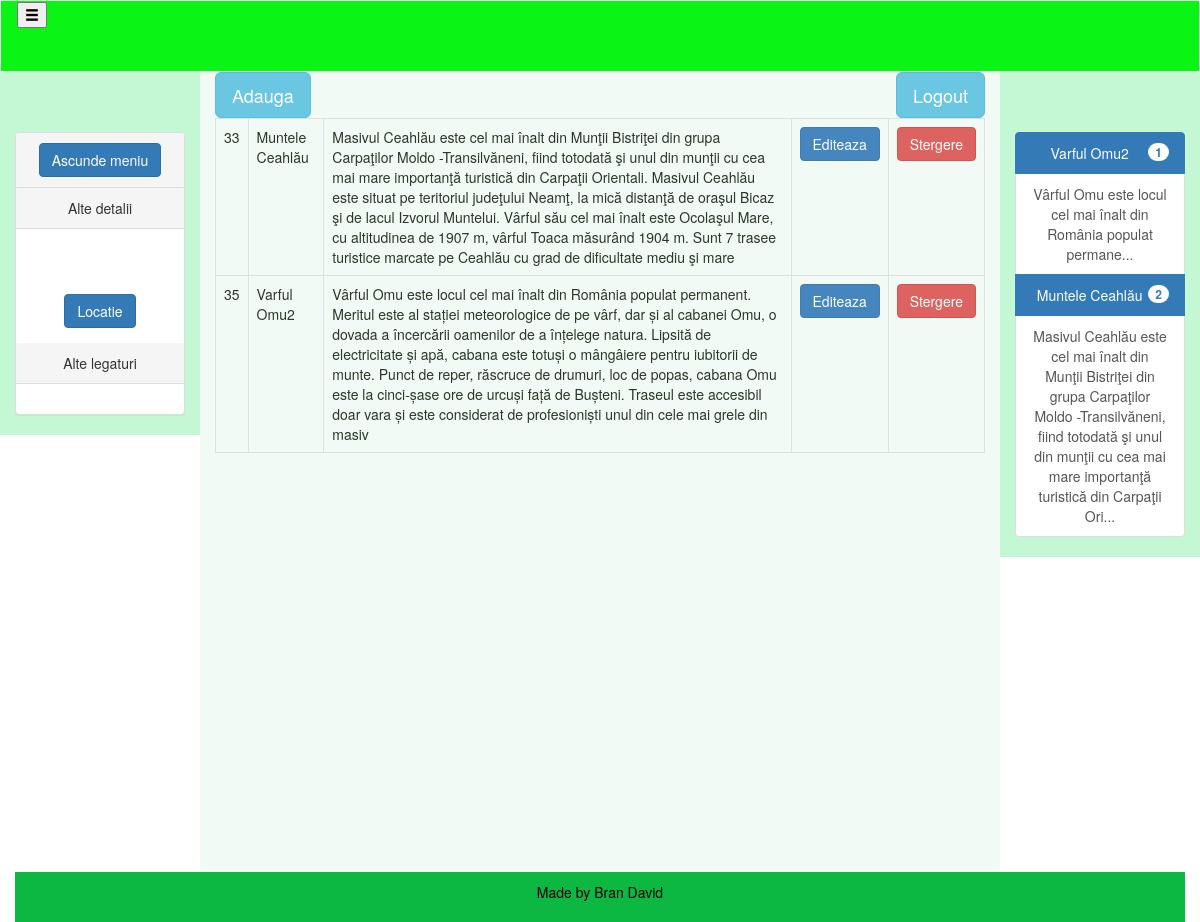
Screenshot of /admin.php (signed in) with the database file from the repository.
### tables this page shows
CREATE TABLE `zone_turistice` (
  `id` int(11) NOT NULL,
  `nume` varchar(30) NOT NULL DEFAULT '',
  `descriere` varchar(5000) NOT NULL DEFAULT '...',
  `imagine` varchar(300) NOT NULL
);

CREATE TABLE `top_zone` (
  `id` int(11) NOT NULL,
  `idparinte` int(11) DEFAULT 0,
  `voturi` int(11) NOT NULL DEFAULT 0,
  `observatii` varchar(400) NOT NULL
);

### QuiresSQL.php (called while the page is built, shortened)
<?php
class QuiresSQL {
    private $host="";
    private $usernameDB="";
    private $passwordDB="";
    private $nameDb="";
    private $con="";
     function __construct(){
        $this->host="localhost";
        $this->usernameDB="root";
        $this->passwordDB="";
        $this->nameDb="romania_frumoasa";
    }
    public function connect(){
        $this->con=mysqli_connect($this->host, $this->usernameDB, $this->passwordDB, $this->nameDb);
        return $this->con;
    }
    public function selectTable($table){
          $sql="SELECT * FROM `$table`";
          $result = mysqli_query($this->con, $sql) or die(mysqli_error("could not connect"));
          return $result;
    }
    public function selectTop5zone($table){
        $sql="SELECT t.idparinte, z.nume,z.descriere FROM `$table` as t INNER JOIN zone_turistice as z ON t.idparinte=z.id ORDER BY voturi DESC LIMIT 5";
        $result = mysqli_query($this->con, $sql) or die(mysqli_error("could not connect"));
        return $result;
     }
}

### admin.php (the view, shortened to what this page needs)
<?php
include_once 'header.php';
?>
<?php
         if(isset($_SESSION['admin'])){
            echo'<a href="adauga.php" class="btn btn-info btn-lg ">Adauga</a>';
            echo '<a href="logout.php" class="btn btn-info btn-lg pull-right" >Logout</a>';
                    $select=new QuiresSQL();
                    $result =$select->selectTable("zone_turistice");
                    echo '<table border="2" class="table table-bordered table-hover"">';
                    while($row = mysqli_fetch_array( $result)){
                        $id=$row['id'];
                        $nume=$row['nume'];
                        $descriere=$row['descriere'];
                        echo '<tr>
                                <td>'.$id.'</td>
                                <td>'.$nume.'</td>
                                <td>'.$descriere.'</td>
                                <td><a href="editeaza.php?id='.$id.'" class="btn btn-primary">Editeaza</a></td>
                                <td><a href="stergere.php?id='.$id.'" class="btn btn-danger" onclick=\"return confirm("Esti sigur ca vrei sa stergi?")\";>Stergere</a></td>
                            </tr>';
                    }
                    echo'</table>';
            }
 ?>
<?php include_once 'footer.php';?>

### footer.php (shortened to what this page needs)
</div>
<div class="col-sm-2 sidenav">
<?php
                    echo'<div class="list-group">';
                    $select=new QuiresSQL();
                    $result=$select->selectTop5zone("top_zone");
                             echo'<ul class="list-group">';
                               $nr=1;
                             while($row = mysqli_fetch_array( $result)){
                                 $nume=$row['nume'];
                                 $descriere=$row['descriere'];
                                 if(strlen($descriere)>200){
                                 $trimStr=substr($descriere,0,200)."...";
                                 }else{
                                   $trimStr=$descriere;
                                 }
                                 echo'<a class="list-group-item active"> <span class="badge">'.$nr.'</span>'.$nume.'</a>
                                      <a class="list-group-item">'.$trimStr.'</a>
                                      ';
                             $nr++;
                            }
                             echo '</div>';
  ?>
</div>
</div>
 <footer class="container-fluid text-center">
  <p>Made by Bran David</p>
</footer>
</body>
</html>

### styleCenter.css (style rules this page uses)
html,body { background-image: url('imagini/ptSite/bgForest.jpg'); height: 100%; }
.sidenav { padding-top: 5%; background-color: #c4f8d4; height: 10%; }
footer { background-color: #0CB742; color: black; padding: 10px; height: 10%; }

### rows the page displays
zone_turistice: id "33", nume "Muntele Ceahlău", descriere "Masivul Ceahlău este cel mai înalt din Munţii Bistriţei din grupa Carpaţilor Moldo -Transilvăneni, fiind totodată şi unul din munţii cu cea mai mare importanţă turistică din Carpaţii Orientali. Masivul Ceahlău este situat pe teritoriul judeţului Neamţ, la mică distanţă de oraşul Bicaz şi de lacul Izvorul Muntelui. Vârful său cel mai înalt este Ocolaşul Mare, cu altitudinea de 1907 m, vârful Toaca măsurând 1904 m. Sunt 7 trasee turistice marcate pe Ceahlău cu grad de dificultate mediu şi mare"
zone_turistice: id "35", nume "Varful Omu2", descriere "Vârful Omu este locul cel mai înalt din România populat permanent. Meritul este al stației meteorologice de pe vârf, dar și al cabanei Omu, o dovada a încercării oamenilor de a înțelege natura. Lipsită de electricitate și apă, cabana este totuși o mângâiere pentru iubitorii de munte. Punct de reper, răscruce de drumuri, loc de popas, cabana Omu este la cinci-șase ore de urcuși față de Bușteni. Traseul este accesibil doar vara și este considerat de profesioniști unul din cele mai grele din masiv"
top_zone: zone_turistice.nume "Varful Omu2", zone_turistice.descriere "Vârful Omu este locul cel mai înalt din România populat permane..."
top_zone: zone_turistice.nume "Muntele Ceahlău", zone_turistice.descriere "Masivul Ceahlău este cel mai înalt din Munţii Bistriţei din grupa Carpaţilor Moldo -Transilvăneni, fiind totodată şi unul din munţii cu cea mai mare importanţă turistică din Carpaţii Ori..."
